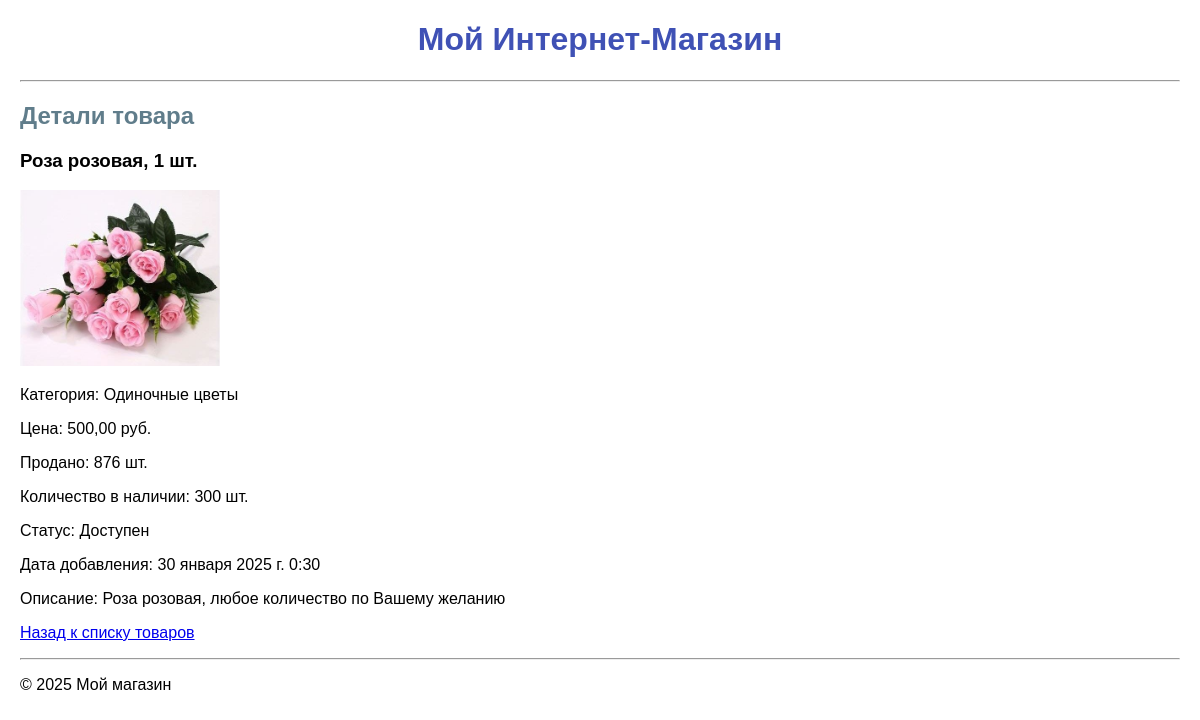
The page /product/8/ on the database its author committed.
### shop/models.py (models this page shows, shortened)
class Product(models.Model):
    CATEGORY_CHOICES = [
        ('bouquet', 'Букеты'),
        ('single', 'Одиночные цветы'),
        ('composition', 'Композиции'),
    ]
    name = models.CharField(
        max_length=255,
        verbose_name="Название"
    )
    price = models.DecimalField(
        max_digits=10,
        decimal_places=2,
        verbose_name="Цена"
    )
    category = models.CharField(
        max_length=50,
        choices=CATEGORY_CHOICES,
        verbose_name="Категория"
    )
    created_at = models.DateTimeField(
        auto_now_add=True,
        verbose_name="Дата добавления"
    )
    quantity_sold = models.PositiveIntegerField(
        default=0,
        verbose_name="Количество реализованных заказов"
    )
    available_quantity = models.PositiveIntegerField(
        default=0,
        verbose_name="Количество доступное для заказа"
    )
    description = models.TextField(
        verbose_name="Описание",
        blank=True
    )
    image = models.ImageField(
        upload_to='products/',
        verbose_name="Изображение",
        blank=True
    )
    @property
    def is_available(self):
        return self.available_quantity > 0
    def get_availability_status(self):
        return "Доступен" if self.is_available else "Не доступен"

### shop/views.py (the view)
# urls.py: path('product/<int:product_id>/', product_detail, name='product_detail'),
def product_detail(request, product_id):
    product = get_object_or_404(Product, id=product_id)
    return render(request, 'shop/product_detail.html', {'product': product})

### shop/templates/shop/product_detail.html
{% extends 'shop/base.html' %}
{% block content %}
<h2>Детали товара</h2>
{% if product %}
    <h3>{{ product.name }}</h3>
    {% if product.image %}
        <img src="{{ product.image.url }}" alt="{{ product.name }}" width="200">
    {% else %}
        <p>Изображение отсутствует</p>
    {% endif %}
    <p>Категория: {{ product.get_category_display }}</p>
    <p>Цена: {{ product.price|floatformat:2 }} руб.</p>
    <p>Продано: {{ product.quantity_sold }} шт.</p>
    <p>Количество в наличии: {{ product.available_quantity }} шт.</p>
    <p>Статус: {{ product.get_availability_status }}</p>
    <p>Дата добавления: {{ product.created_at }}</p>
    <p>Описание: {{ product.description }}</p>
    <p><a href="{% url 'product_list' %}">Назад к списку товаров</a></p>
{% else %}
    <p>Товар не найден.</p>
{% endif %}
{% endblock %}

### static/shop/css/styles.css (style rules this page uses)
body { font-family: Arial, sans-serif; margin: 20px; }
h2 { color: #607d8b; }

### rows shown on the page
Product: name "Роза розовая, 1 шт.", image (picture), category "Одиночные цветы", price "500,00", quantity_sold "876", available_quantity "300", get_availability_status "Доступен", created_at "30 января 2025 г. 0:30", description "Роза розовая, любое количество по Вашему желанию"
